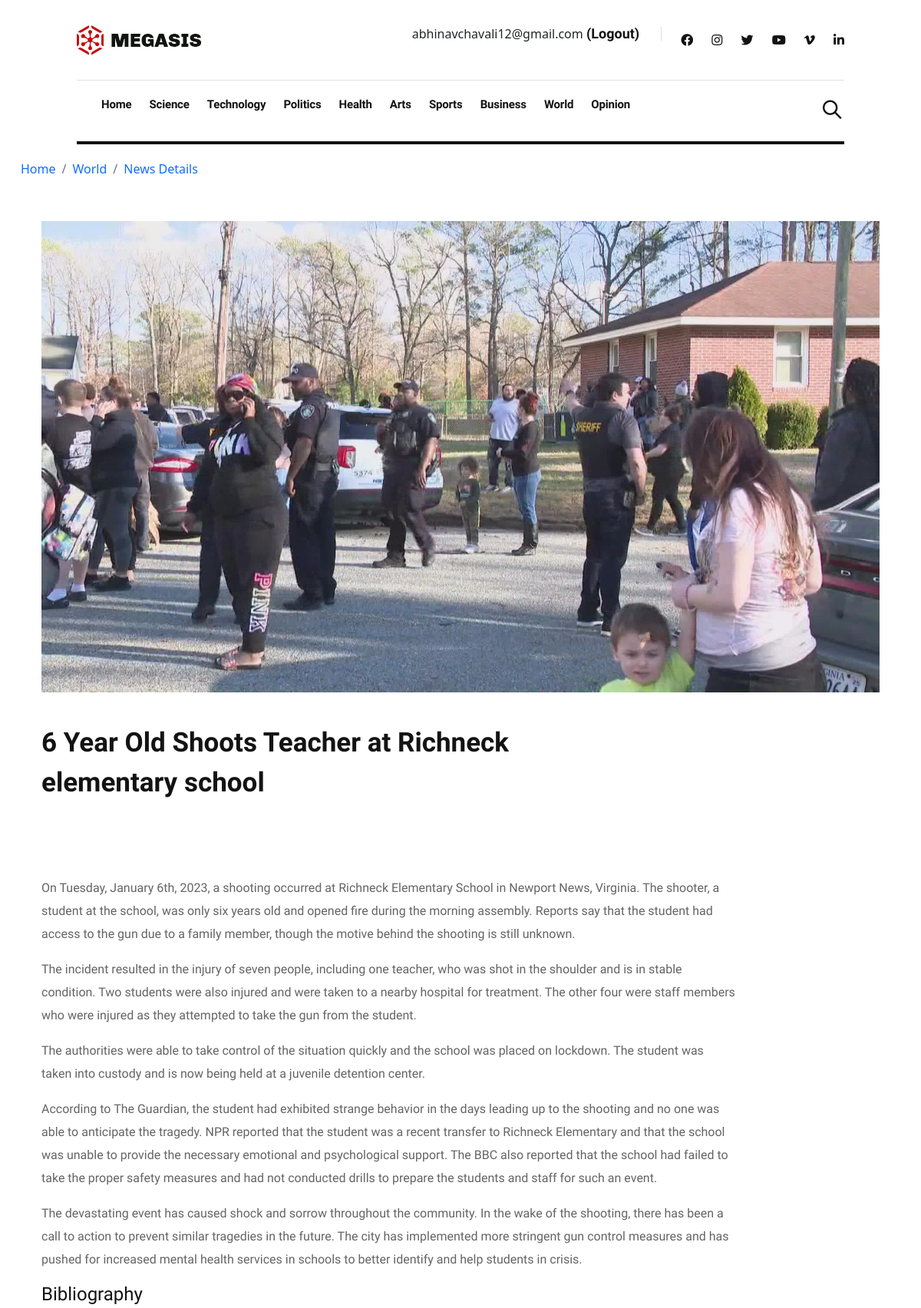
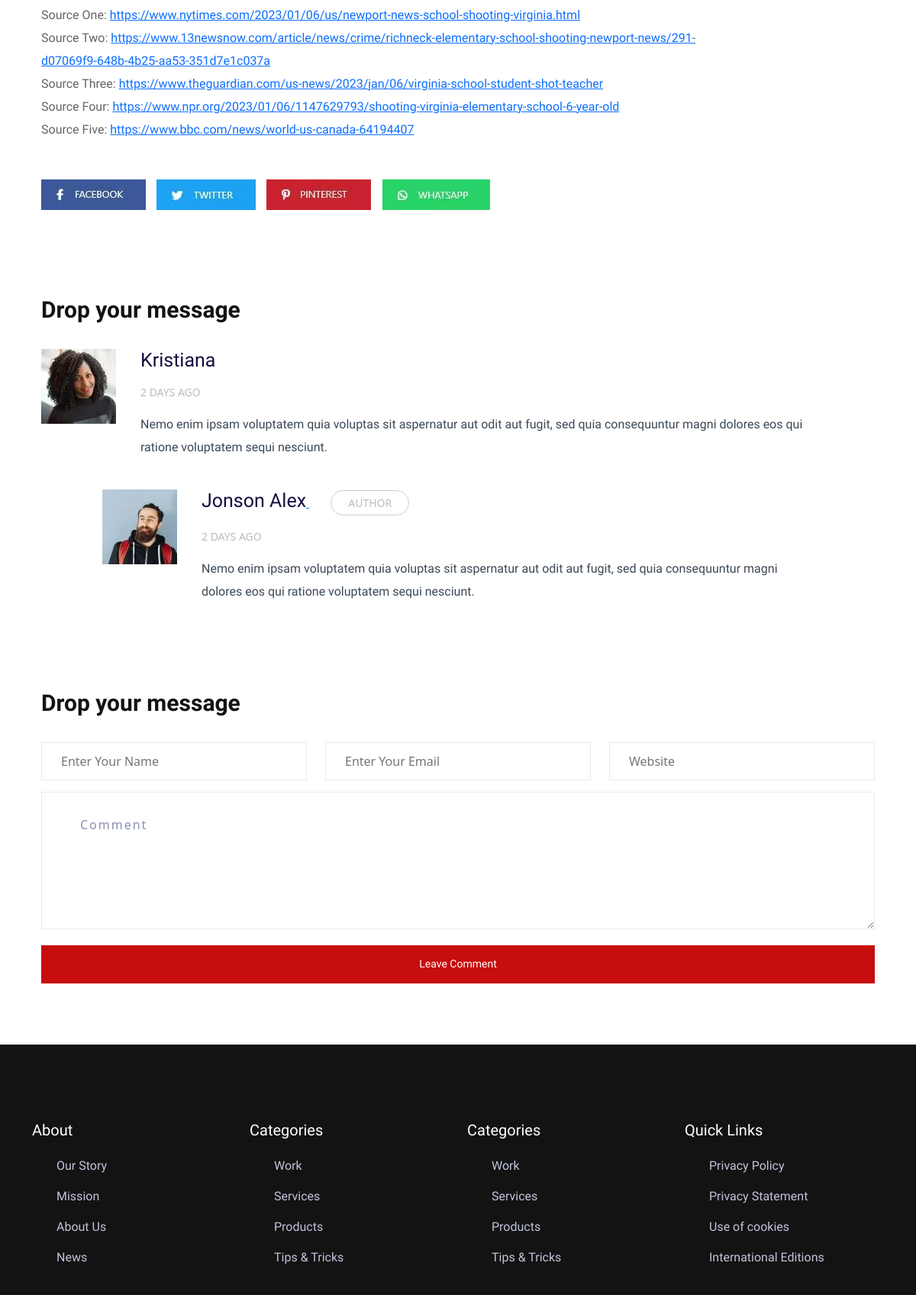
The page /6-year-old-shoots-teacher-at-richneck-elementary-school/ (signed in, upper part) on the database its author committed (2 pictures, top to bottom).
### users/models.py (models this page shows, shortened)
class CustomUser(AbstractUser):
    username = None
    email = models.EmailField(_('email address'), unique=True)
    USERNAME_FIELD = 'email'
    REQUIRED_FIELDS = []
    objects = CustomUserManager()

### articles/models.py (models this page shows, shortened)
class Article(models.Model):
    title = models.CharField(max_length=200)
    description = models.CharField(max_length=255)
    thumbnail = models.ImageField(
        blank=True, null=True, upload_to="thumbnails/")
    article_text = models.TextField(blank=True, null=True)
    bibliography = models.TextField(blank=True, null=True)
    date_added = models.DateTimeField('Date Published',
                                      auto_now_add=True,
                                      blank=True)
    date_updated = models.DateTimeField('Date Updated',
                                        auto_now_add=True,
                                        blank=True)
    article_slug = models.SlugField(max_length=100,
                                    unique=True,
                                    blank=True,
                                    null=True)
    category = models.CharField(max_length=40,
                                blank=True,
                                null=True,
                                choices=CATEGORY_CHOICES)
    sourceOne = models.URLField(max_length=300, blank=True, null=True)
    sourceTwo = models.URLField(max_length=300, blank=True, null=True)
    sourceThree = models.URLField(max_length=300, blank=True, null=True)
    sourceFour = models.URLField(max_length=300, blank=True, null=True)
    sourceFive = models.URLField(max_length=300, blank=True, null=True)

### articles/views.py (the view)
# urls.py: path('<slug:aslug>/', views.article_detail, name='article_detail'),
def article_detail(request, aslug):
    article = Article.objects.get(article_slug=aslug)
    return render(request, "articles/post_details.html", {'article': article})

### articles/templates/articles/post_details.html
{% extends './base.html' %}
{% load static %}
{% block content %}
<div class="col-lg-12">
<nav aria-label="breadcrumb">
<ol class="breadcrumb">
<li class="breadcrumb-item"><a href="{% url 'article_list' %}">Home</a></li>
<li class="breadcrumb-item"><a href="/category/{{article.category}}">{{article.get_category_display}}</a></li>
<li class="breadcrumb-item"><a href="#">News Details</a></li>
</ol>
</nav>
</div>
<div class="psot-details pb-80 pt-40">
<div class="container">
<div class="row">
<div class="col-lg-12">
<div class="details-img mb-40">
<img class="img-fluid" src="{{ article.thumbnail.url }}" alt="">
</div>
</div>
</div>
<div class="row">
<div class="col-lg-8">
<div class="about-details-cap">
<h2>{{article.title}}</h2>
</div>
</div>
<div class="col-lg-10">
<div class="about-details-cap">
  <p class="mb-30">
    {{article.article_text|linebreaks}}
  </p>
</div>
</div>
<div class="col-lg-8">
<div class="about-details-cap">
<h4>Bibliography</h4>
</div>
</div>
<div class="col-lg-10">
<div class="about-details-cap">
  <p class="mb-30">
    Source One: <a href="{{article.sourceOne}}">{{article.sourceOne}}</a><br />
    Source Two: <a href="{{article.sourceTwo}}">{{article.sourceTwo}}</a> <br />
    Source Three: <a href="{{article.sourceThree}}">{{article.sourceThree}}</a><br />
    Source Four: <a href="{{article.sourceFour}}">{{article.sourceFour}}</a><br />
    Source Five: <a href="{{article.sourceFive}}">{{article.sourceFive}}</a><br />
  </p>
</div>
</div>
<div class="social-iocn pt-20 pb-20">
<a href="#"><img class="mr-10 mb-10" src="{% static 'img/gallery/facebook.jpg' %}" alt=""></a>
<a href="#"><img class="mr-10 mb-10" src="{% static 'img/gallery/twitter.jpg' %}" alt="#"></a>
<a href="#"><img class="mr-10 mb-10" src="{% static 'img/gallery/pinterest.jpg' %}" alt=""></a>
<a href="#"><img class="mb-10" src="{% static 'img/gallery/whatsapp.jpg' %}" alt=""></a>
</div>
</div>
</div>
</div>
<div class="coments-area pb-80">
<div class="container">
<div class="row ">
<div class="col-xl-12">
<div class="small-tittle mb-30">
<h2>Drop your message</h2>
</div>
</div>
</div>
<div class="row">
<div class="col-lg-11">
<div class="single-comments mb-40">
<div class="comments-items">
<div class="comments-img">
<a href="#"><img src="{% static 'img/gallery/comment-img1.jpg' %}" alt=""></a>
</div>
<div class="comments-tittle">
<a href="#"><h4>Kristiana</h4></a>
<span>2 days ago</span>
<p>Nemo enim ipsam voluptatem quia voluptas sit aspernatur aut odit aut fugit, sed quia consequuntur magni dolores eos qui ratione voluptatem sequi nesciunt.</p>
</div>
</div>
</div>
</div>
<div class="col-lg-11">
<div class="single-comments mb-30 ml-80">
<div class="comments-items">
<div class="comments-img">
<a href="#"><img src="{% static 'img/gallery/comment-img2.jpg' %}" alt=""></a>
</div>
<div class="comments-tittle">
<a href="#"><h4>Jonson Alex</h4> <span class="author">Author</span></a>
<span>2 days ago</span>
<p>Nemo enim ipsam voluptatem quia voluptas sit aspernatur aut odit aut fugit, sed quia consequuntur magni dolores eos qui ratione voluptatem sequi nesciunt.</p>
</div>
</div>
</div>
</div>
</div>
<div class="row">
<div class="col-lg-12">
<div class="form-wrapper pt-80">
<div class="row ">
<div class="col-xl-12">
<div class="small-tittle mb-30">
<h2>Drop your message</h2>
</div>
</div>
</div>
<form id="contact-form" action="#" method="POST">
<div class="row">
<div class="col-lg-4 col-md-6">
<div class="form-box user-icon mb-15">
<input type="text" name="name" placeholder="Enter your name">
</div>
</div>
<div class="col-lg-4 col-md-6">
<div class="form-box email-icon mb-15">
<input type="text" name="email" placeholder="Enter your email">
</div>
</div>
<div class="col-lg-4 col-md-6">
<div class="form-box email-icon mb-15">
<input type="text" name="email" placeholder="Website">
</div>
</div>
<div class="col-lg-12">
<div class="form-box message-icon mb-15">
<textarea name="message" id="message" placeholder="Comment"></textarea>
</div>
<div class="submit-info">
<button class="submit-btn2" type="submit">Leave Comment</button>
</div>
</div>
</div>
</form>
</div>
</div>
</div>
</div>
</div>
{% endblock %}

### articles/templates/articles/base.html (shortened to what this page needs)
{% load static %}
<!doctype html>
<html class="no-js" lang="zxx">
<head>
<link rel="stylesheet" href="{% static 'css/style.css'%}">
<link rel="stylesheet" href="{% static 'css/bootstrap.min.css' %}">
<link rel="stylesheet" href="{% static 'css/wl.carousel.min.css' %}">
<link rel="stylesheet" href="{% static 'css/slicknav.css' %}">
<link rel="stylesheet" href="{% static 'css/animate.min.css'%}">
<link rel="stylesheet" href="{% static 'css/magnific-popup.css'%}">
<link rel="stylesheet" href="{% static 'css/fontawesome-all.min.css'%}">
<link rel="stylesheet" href="{% static 'css/themify-icons.css'%}">
<link rel="stylesheet" href="{% static 'css/slick.css'%}">
<link rel="stylesheet" href="{% static 'css/nice-select.css'%}">
</head>
<body>
<header>
<div class="header-area">
<div class="main-header ">
<div class="header-top ">
<div class="container-fluid">
<div class="row">
<div class="col-xl-12">
<div class="d-flex justify-content-lg-between align-items-center justify-content-sm-end">
<div class="header-info-mid">
<div class="logo">
<a href="{% url 'article_list' %}"><img src="{% static 'img/logo/logo.png' %}" alt=""></a>
</div>
</div>
<div class="header-info-right d-flex align-items-center">
<ul>
  {% if user.is_authenticated %}
  <li>{{user.email}} <a href="/logout" class="header-btn">(Logout) </a>
  </li>
  {% else %}
<li><a href="/login" class="header-btn">Sign in</a></li>
{% endif %}
</ul>
<div class="header-social">
<a href="https://www.fb.com/sai4ull"><i class="fab fa-facebook"></i></a>
<a href="#"><i class="fab fa-instagram"></i></a>
<a href="#"><i class="fab fa-twitter"></i></a>
<a href="#"><i class="fab fa-youtube"></i></a>
<a href="#"><i class="fab fa-vimeo-v"></i></a>
<a href="#"><i class="fab fa-linkedin-in"></i></a>
</div>
</div>
</div>
</div>
</div>
</div>
</div>
<div class="header-bottom  header-sticky">
<div class="container-fluid">
<div class="row align-items-center">
<div class="col-xl-12">
<div class="bottom-wrap d-flex justify-content-between align-items-center">
<div class="main-menu d-none d-lg-block">
<nav>
<ul id="navigation">
<li><a href="{% url 'article_list' %}">Home</a></li>
<li><a href="category.html">Science</a></li>
<li><a href="category.html">Technology</a></li>
<li><a href="category.html">Politics</a></li>
<li><a href="category.html">Health</a></li>
<li><a href="category.html">Arts</a></li>
<li><a href="category.html">Sports</a></li>
<li><a href="category.html">Business</a></li>
<li><a href="category.html">World</a></li>
<li><a href="category.html">Opinion</a></li>
</ul>
</nav>
</div>
<form class="search-form d-none d-sm-block" action="#">
<i class="ti-search"></i>
<input type="search" class="form-control" placeholder="Search Here" title="Search here">
</form>
</div>
</div>
</div>
</div>
</div>
</div>
</div>
</header>
<main>
<section class="whats-news-area mt-20 pb-30">
<div class="container-fluid">
<div class="row">
  {% block content %}
  {% endblock %}
</div>
</div>
</section>
</main>
<footer>
<div class="footer-wrapper">
<div class="footer-area footer-padding">
<div class="container">
<div class="row d-flex justify-content-between">
<div class="col-xl-3 col-lg-3 col-md-4 col-sm-5">
<div class="single-footer-caption mb-50">
<div class="footer-tittle">
<h4>About</h4>
<ul>
<li><a href="#">Our Story</a></li>
<li><a href="#">Mission</a></li>
<li><a href="#">About Us</a></li>
<li><a href="#">News</a></li>
</ul>
</div>
</div>
</div>
<div class="col-xl-3 col-lg-3 col-md-4 col-sm-6">
<div class="single-footer-caption mb-50">
<div class="footer-tittle">
<h4>Categories</h4>
<ul>
<li><a href="#">Work</a></li>
<li><a href="#">Services</a></li>
<li><a href="#">Products</a></li>
<li><a href="#">Tips & Tricks</a></li>
</ul>
</div>
</div>
</div>
<div class="col-xl-3 col-lg-3 col-md-4 col-sm-6">
<div class="single-footer-caption mb-50">
<div class="footer-tittle">
<h4>Categories</h4>
<ul>
<li><a href="#">Work</a></li>
<li><a href="#">Services</a></li>
<li><a href="#">Products</a></li>
<li><a href="#">Tips & Tricks</a></li>
</ul>
</div>
</div>
</div>
<div class="col-xl-3 col-lg-3 col-md-4 col-sm-6">
<div class="single-footer-caption mb-50">
<div class="footer-tittle">
<h4>Quick Links </h4>
<ul>
<li><a href="#">Privacy Policy</a></li>
<li><a href="#">Privacy Statement</a></li>
<li><a href="#">Use of cookies</a></li>
<li><a href="#">International Editions</a></li>
</ul>
</div>
</div>
</div>
</div>
</div>
</div>
</div>
</footer>
</body>
</html>

### rows shown on the page
CustomUser: email "abhinavchavali12@gmail.com"
Article: category "World", thumbnail (picture), title "6 Year Old Shoots Teacher at Richneck elementary school", article_text "On Tuesday, January 6th, 2023, a shooting occurred at Richneck Elementary School in Newport News, Virginia. The shooter, a student at the school, was only six years old and opened fire during the morning assembly. Reports say that the student had access to the gun due to a family member, though the motive behind the shooting is still unknown. The incident resulted in the injury of seven people, including one teacher, who was shot in the shoulder and is in stable condition. Two students were also injured and were taken to a nearby hospital for treatment. The other four were staff members who were injured as they attempted to take the gun from the student. The authorities were able to take…", sourceOne "https://www.nytimes.com/2023/01/06/us/newport-news-school-shooting-virginia.html", sourceTwo "https://www.13newsnow.com/article/news/crime/richneck-elementary-school-shooting-newport-news/291-d07069f9-648b-4b25-aa53-351d7e1c037a", sourceThree "https://www.theguardian.com/us-news/2023/jan/06/virginia-school-student-shot-teacher", sourceFour "https://www.npr.org/2023/01/06/1147629793/shooting-virginia-elementary-school-6-year-old", sourceFive "https://www.bbc.com/news/world-us-canada-64194407"
